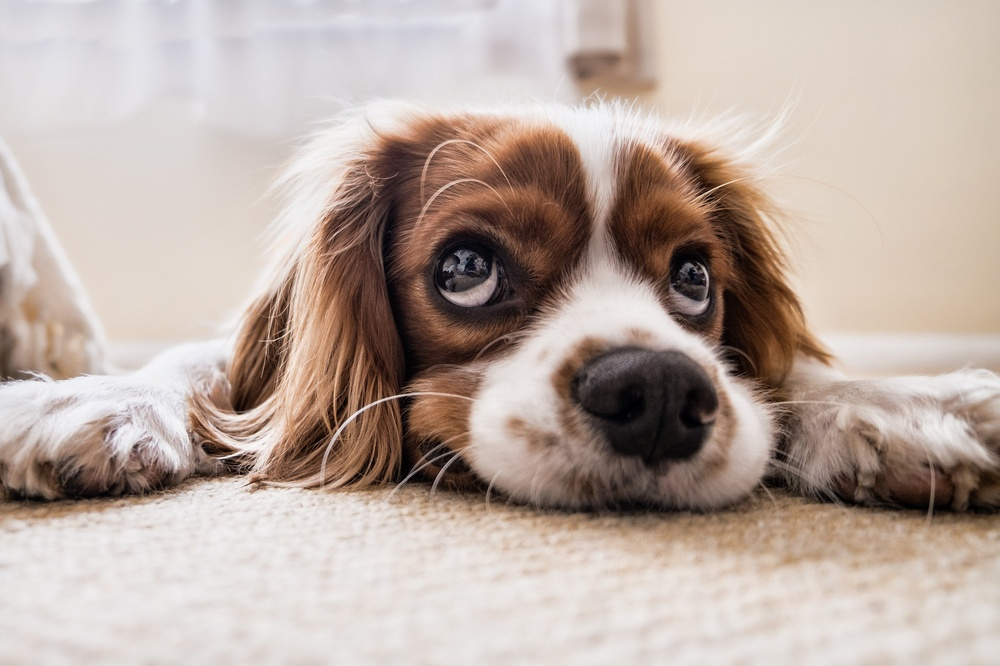
//> input picture 08edge_detection/OpenMP/dog.jpg, 1000 x 666 px, shrunk from 3943 x 2628 before the run
$ ./edge_detection_sobel_   (built with g++ and OpenCV 4)
//> lines starting //> are read from the running program, lines starting //| are printed output that depends on the picture
#include <iostream>

#include <opencv2\opencv.hpp>
#include <opencv2\core.hpp>
#include <opencv2\highgui\highgui.hpp>

#include "time.h"

using namespace std;
using namespace cv;

Mat edgeDetection(Mat img)
{
    int row = img.rows;
    int col = img.cols;

    Mat G = img.clone();
    int Gx, Gy;

    #pragma omp parallel for private(Gx, Gy)
    for (int i = 1; i < row - 1; i++) {
        for (int j = 1; j < col - 1; j++) {

            Gx = -img.at<uchar>(i - 1, j - 1)
                - img.at<uchar>(i, j - 1) * 2
                - img.at<uchar>(i + 1, j - 1)
                + img.at<uchar>(i - 1, j + 1)
                + img.at<uchar>(i, j + 1) * 2
                + img.at<uchar>(i + 1, j + 1);

            Gy = -img.at<uchar>(i - 1, j - 1)
                - img.at<uchar>(i - 1, j) * 2
                - img.at<uchar>(i - 1, j + 1)
                + img.at<uchar>(i + 1, j - 1)
                + img.at<uchar>(i + 1, j) * 2
                + img.at<uchar>(i + 1, j + 1);


                if (Gx < 0) Gx = 0;
                if (Gx > 255) Gx = 255;

                if (Gy < 0) Gy = 0;
                if (Gy > 255) Gy = 255;

                G.at<uchar>(i, j) = sqrt(Gx * Gx + Gy * Gy);
        }
    }
    return G;
}

Mat edgeDetectionNoParallel(Mat img)
{
    int row = img.rows;
    int col = img.cols;

    Mat G = img.clone();
    int Gx, Gy;

    for (int i = 1; i < row - 1; i++) {
        for (int j = 1; j < col - 1; j++) {
            Gx = -img.at<uchar>(i - 1, j - 1)
                - img.at<uchar>(i, j - 1) * 2
                - img.at<uchar>(i + 1, j - 1)
                + img.at<uchar>(i - 1, j + 1)
                + img.at<uchar>(i, j + 1) * 2
                + img.at<uchar>(i + 1, j + 1);

            Gy = -img.at<uchar>(i - 1, j - 1)
                - img.at<uchar>(i - 1, j) * 2
                - img.at<uchar>(i - 1, j + 1)
                + img.at<uchar>(i + 1, j - 1)
                + img.at<uchar>(i + 1, j) * 2
                + img.at<uchar>(i + 1, j + 1);


            if (Gx < 0) Gx = 0;
            if (Gx > 255) Gx = 255;

            if (Gy < 0) Gy = 0;
            if (Gy > 255) Gy = 255;

            G.at<uchar>(i, j) = sqrt(Gx * Gx + Gy * Gy);
        }
    }
    return G;
}

int main()
{
    Mat srcImg, Gx, Gy, Gxy;
    srcImg = imread("./dog.jpg");
//> srcImg is the input picture: 666 rows x 1000 cols, CV_8UC3; mean B, G, R 162, 170.6, 186.2
	cvtColor(srcImg, srcImg, COLOR_BGR2GRAY); //变为灰度图像
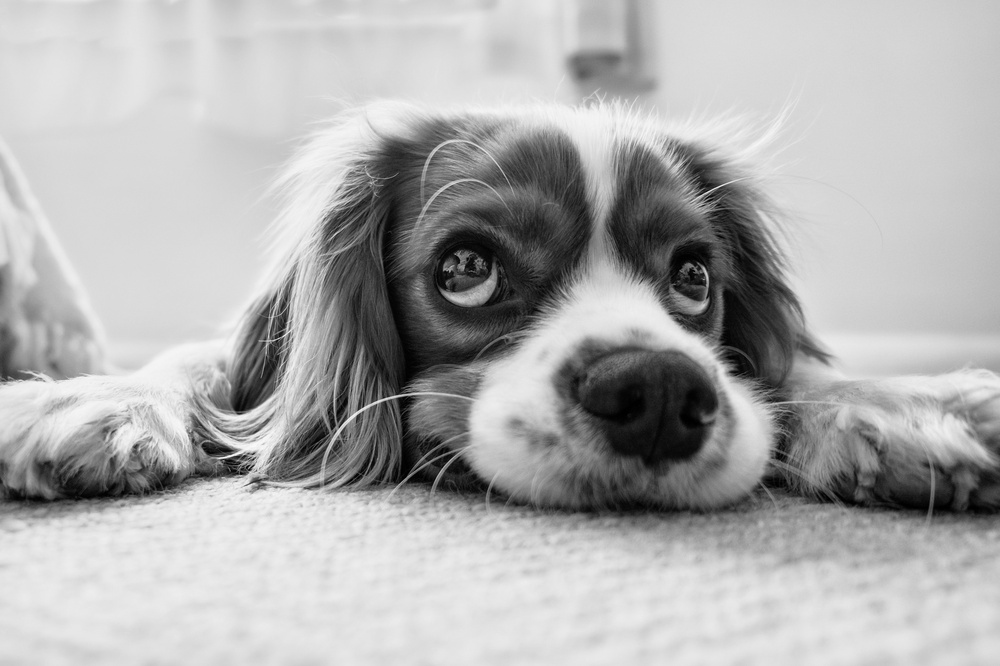
//> srcImg: 666 rows x 1000 cols, CV_8UC1; min 0, max 253, mean 174.3

    clock_t start = clock();


    int height = srcImg.rows;
//> height = 666
    int width = srcImg.cols;
//> width = 1000

    Gx = srcImg.clone();
    Gy = srcImg.clone();
    Gxy = srcImg.clone();


    Mat dstImg = srcImg.clone();

    dstImg = edgeDetection(srcImg);
//> the loop in edgeDetection, `for (int i = 1; i < row - 1; i++)` made 664 passes
//> (Gx, Gy) on passes 1 to 3: (0, 4), (0, 3), (0, 0)
//> after the loop in edgeDetection, `for (int i = 1; i < row - 1; i++)`:
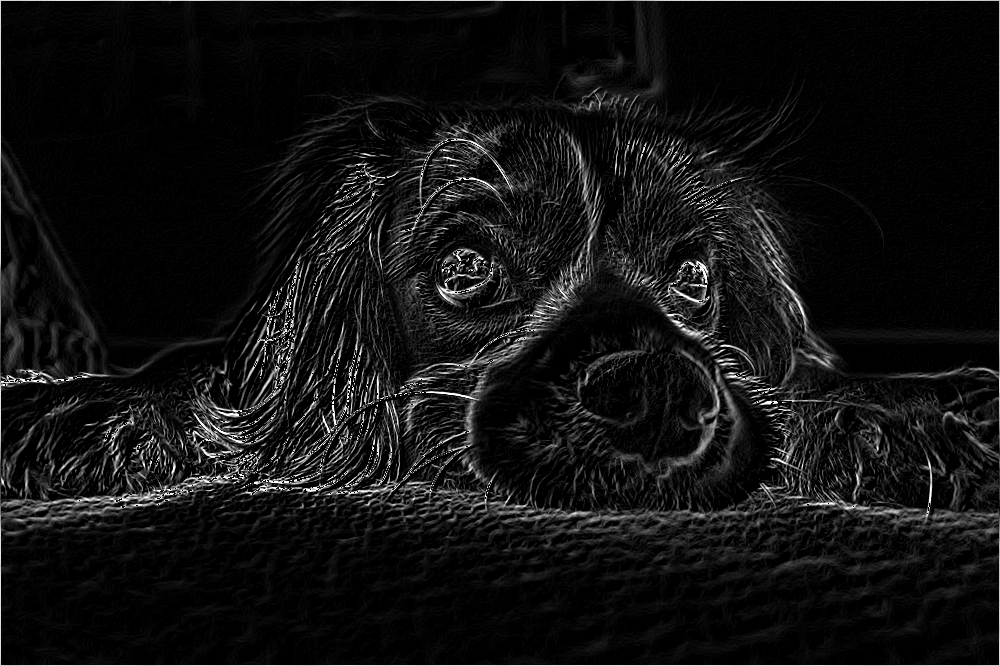
//> G: 666 rows x 1000 cols, CV_8UC1; min 0, max 255, mean 18.1
//> after the loop in edgeDetection, `for (int i = 1; i < row - 1; i++)`: Gx = 1; Gy = 0

    clock_t finish = clock();
    double duration = (double)(finish - start) / CLOCKS_PER_SEC;
    printf("Parallel Run time = %f seconds\n", duration);


    start = clock();
    dstImg = srcImg.clone();

    dstImg = edgeDetectionNoParallel(srcImg);
//> the loop in edgeDetectionNoParallel, `for (int i = 1; i < row - 1; i++)` made 664 passes
//> after the loop in edgeDetectionNoParallel, `for (int i = 1; i < row - 1; i++)`: Gx = 1; Gy = 0

    finish = clock();
    duration = (double)(finish - start) / CLOCKS_PER_SEC;
    printf("No Parallel Run time = %f seconds\n", duration);


    namedWindow("边缘图像", WINDOW_FREERATIO);
    imshow("边缘图像", dstImg);

    waitKey(0);
    destroyAllWindows();

	return 0;
}
